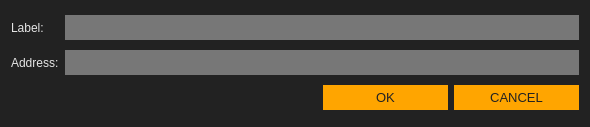
<?xml version="1.0" encoding="UTF-8"?>
<ui version="4.0">
 <class>NewAddressDialog</class>
 <widget class="QDialog" name="NewAddressDialog">
  <property name="geometry">
   <rect>
    <x>0</x>
    <y>0</y>
    <width>590</width>
    <height>127</height>
   </rect>
  </property>
  <property name="windowTitle">
   <string>New address</string>
  </property>
  <property name="styleSheet">
   <string notr="true">background-color: #222;
color: #e5e5e5;
border: 0px;</string>
  </property>
  <layout class="QGridLayout" name="gridLayout">
   <item row="0" column="0">
    <widget class="QLabel" name="label">
     <property name="sizePolicy">
      <sizepolicy hsizetype="Maximum" vsizetype="Preferred">
       <horstretch>0</horstretch>
       <verstretch>0</verstretch>
      </sizepolicy>
     </property>
     <property name="minimumSize">
      <size>
       <width>0</width>
       <height>25</height>
      </size>
     </property>
     <property name="font">
      <font>
       <family>Arial</family>
       <pointsize>9</pointsize>
      </font>
     </property>
     <property name="text">
      <string>Label:</string>
     </property>
    </widget>
   </item>
   <item row="0" column="1" colspan="3">
    <widget class="QLineEdit" name="m_labelEdit">
     <property name="sizePolicy">
      <sizepolicy hsizetype="Expanding" vsizetype="Fixed">
       <horstretch>0</horstretch>
       <verstretch>0</verstretch>
      </sizepolicy>
     </property>
     <property name="minimumSize">
      <size>
       <width>0</width>
       <height>25</height>
      </size>
     </property>
     <property name="font">
      <font>
       <family>Arial</family>
       <pointsize>9</pointsize>
      </font>
     </property>
     <property name="styleSheet">
      <string notr="true">border: 0px; background-color: #777; color: #e5e5e5;</string>
     </property>
     <property name="echoMode">
      <enum>QLineEdit::Normal</enum>
     </property>
    </widget>
   </item>
   <item row="1" column="0">
    <widget class="QLabel" name="label_2">
     <property name="sizePolicy">
      <sizepolicy hsizetype="Maximum" vsizetype="Preferred">
       <horstretch>0</horstretch>
       <verstretch>0</verstretch>
      </sizepolicy>
     </property>
     <property name="minimumSize">
      <size>
       <width>0</width>
       <height>25</height>
      </size>
     </property>
     <property name="font">
      <font>
       <family>Arial</family>
       <pointsize>9</pointsize>
      </font>
     </property>
     <property name="text">
      <string>Address:</string>
     </property>
    </widget>
   </item>
   <item row="1" column="1" colspan="3">
    <widget class="QLineEdit" name="m_addressEdit">
     <property name="minimumSize">
      <size>
       <width>0</width>
       <height>25</height>
      </size>
     </property>
     <property name="font">
      <font>
       <family>Arial</family>
       <pointsize>9</pointsize>
      </font>
     </property>
     <property name="styleSheet">
      <string notr="true">border: 0px; background-color: #777; color: #e5e5e5;</string>
     </property>
     <property name="echoMode">
      <enum>QLineEdit::Normal</enum>
     </property>
    </widget>
   </item>
   <item row="2" column="0" colspan="2">
    <spacer name="horizontalSpacer">
     <property name="orientation">
      <enum>Qt::Horizontal</enum>
     </property>
     <property name="sizeHint" stdset="0">
      <size>
       <width>338</width>
       <height>20</height>
      </size>
     </property>
    </spacer>
   </item>
   <item row="2" column="2">
    <widget class="QPushButton" name="m_okButton">
     <property name="enabled">
      <bool>true</bool>
     </property>
     <property name="minimumSize">
      <size>
       <width>125</width>
       <height>25</height>
      </size>
     </property>
     <property name="font">
      <font>
       <family>Arial</family>
       <pointsize>10</pointsize>
      </font>
     </property>
     <property name="styleSheet">
      <string notr="true">color: #222; border-radius: 0px; border: 0px solid; background-color: orange;</string>
     </property>
     <property name="text">
      <string>OK</string>
     </property>
     <property name="default">
      <bool>true</bool>
     </property>
    </widget>
   </item>
   <item row="2" column="3">
    <widget class="QPushButton" name="m_cancelButton">
     <property name="minimumSize">
      <size>
       <width>125</width>
       <height>25</height>
      </size>
     </property>
     <property name="font">
      <font>
       <family>Arial</family>
       <pointsize>10</pointsize>
      </font>
     </property>
     <property name="styleSheet">
      <string notr="true">color: #222; border-radius: 0px; border: 0px solid; background-color: orange;</string>
     </property>
     <property name="text">
      <string>CANCEL</string>
     </property>
    </widget>
   </item>
  </layout>
 </widget>
 <resources/>
 <connections>
  <connection>
   <sender>m_okButton</sender>
   <signal>clicked()</signal>
   <receiver>NewAddressDialog</receiver>
   <slot>accept()</slot>
   <hints>
    <hint type="sourcelabel">
     <x>410</x>
     <y>102</y>
    </hint>
    <hint type="destinationlabel">
     <x>294</x>
     <y>63</y>
    </hint>
   </hints>
  </connection>
  <connection>
   <sender>m_cancelButton</sender>
   <signal>clicked()</signal>
   <receiver>NewAddressDialog</receiver>
   <slot>reject()</slot>
   <hints>
    <hint type="sourcelabel">
     <x>526</x>
     <y>102</y>
    </hint>
    <hint type="destinationlabel">
     <x>294</x>
     <y>63</y>
    </hint>
   </hints>
  </connection>
 </connections>
</ui>
